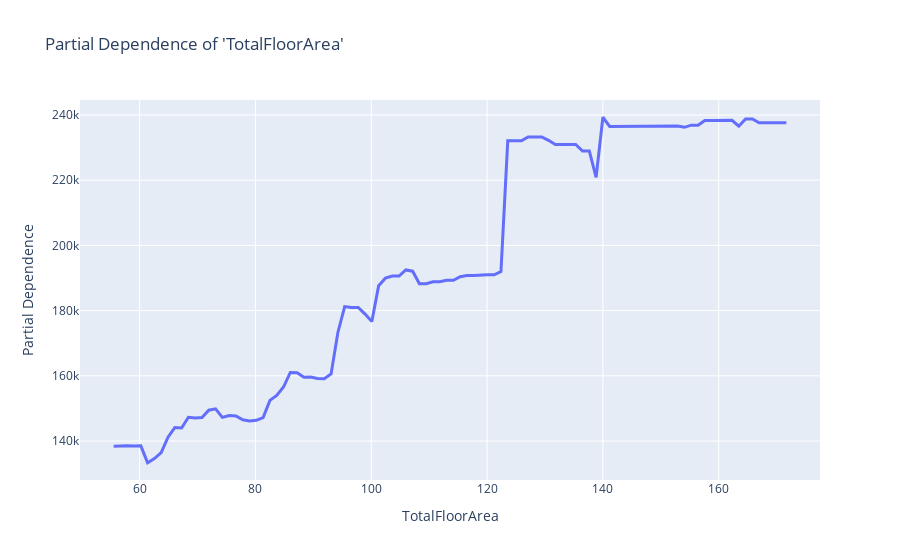

Source (notebook cell):
### Markdown cell above
<img src="https://github.com/BlockchainClimateInstitute/microservice_price/tree/develop/reports/figures/pd_area.png" height="120" >

### Code cell
from evalml.model_understanding.graphs import graph_partial_dependence
graph_partial_dependence(price_microservice_pipeline, X_holdout, feature='TotalFloorArea')
